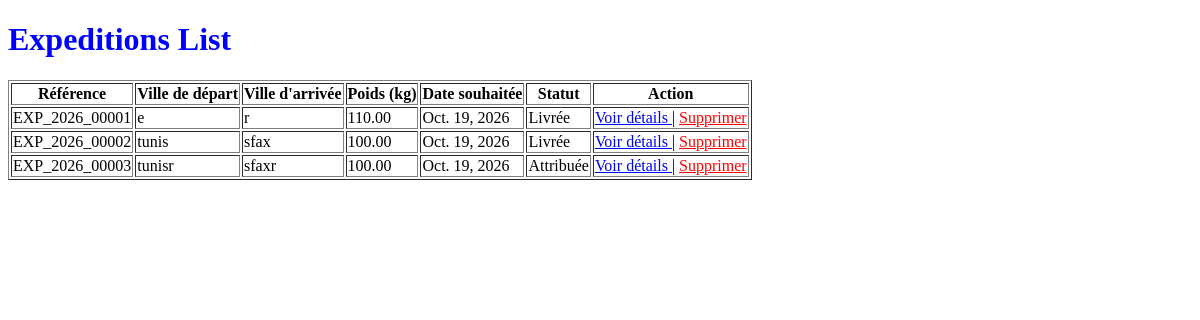
The app's page /expeditions/list/, older data.
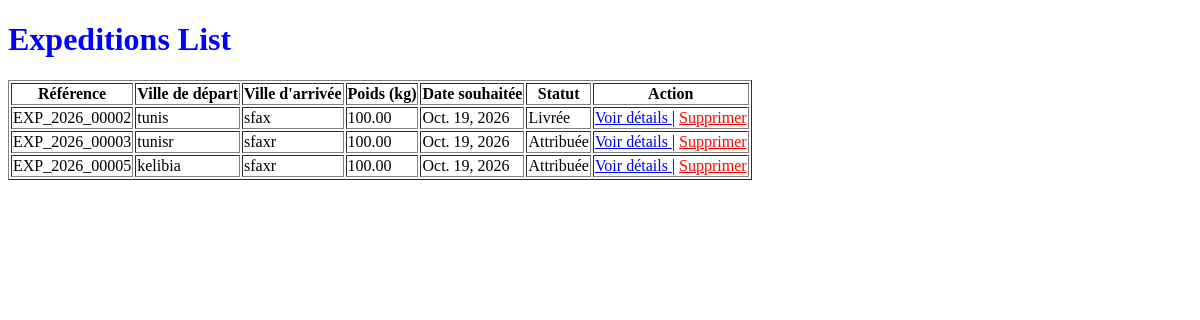
The same page, newer data.
### Exception_App/models.py (models this page shows, shortened)
class Exception(models.Model):
    reference = models.CharField(max_length=20, unique=True, blank=True)
    ville_depart = models.CharField(max_length=100)
    ville_arrivee = models.CharField(max_length=100)
    poids_kg = models.DecimalField(
        max_digits=10,
        decimal_places=2,
        validators=[MinValueValidator(0.01)]
    )
    date_souhaitee = models.DateField()
    description = models.TextField()
    statut = models.CharField(
        max_length=20,
        choices=[
            ('publiee', 'Publiée'),
            ('attribuee', 'Attribuée'),
            ('en_cours', 'En cours'),
            ('livree', 'Livrée'),
            ('annulee', 'Annulée')
        ],
        default='publiee'
    )
    created_at = models.DateTimeField(auto_now_add=True)
    updated_at = models.DateTimeField(auto_now=True)
    entreprise = models.ForeignKey('Entreprise_App.Entreprise', on_delete=models.CASCADE, related_name='exceptions', null=True)

### Exception_App/views.py (the view)
# urls.py: path('list/',listExpeditions,name="list"),
def listExpeditions(request):
    list =Exception.objects.all()
    return render(request,'expedition/list.html',{"liste":list})

### templates/expedition/list.html (shortened to what this page needs)
<!DOCTYPE html>
<html lang="fr">
<head>
</head>
<body>
    <h1 style="color: blue;">Expeditions List</h1>
    <table border="1">
        <thead>
            <tr>
                <th>Référence</th>
                <th>Ville de départ</th>
                <th>Ville d'arrivée</th>
                <th>Poids (kg)</th>
                <th>Date souhaitée</th>
                <th>Statut</th>
                <th>Action</th>
            </tr>
        </thead>
        <tbody>
            {% for expedition in liste %}
            <tr>
                <td>{{ expedition.reference }}</td>
                <td>{{ expedition.ville_depart }}</td>
                <td>{{ expedition.ville_arrivee }}</td>
                <td>{{ expedition.poids_kg }}</td>
                <td>{{ expedition.date_souhaitee }}</td>
                <td>{{ expedition.get_statut_display }}</td>
                <td>
                    <a href="{% url 'expedition:details' expedition.pk %}"
                       style="color: blue;">
                        Voir détails
                    </a>
                    |
                    <form action="{% url 'expedition:supprimer' expedition.pk %}" method="POST" style="display: inline;">
                        <button type="submit"
                                style="color: red; background: none; border: none; padding: 0; cursor: pointer; font-family: inherit; font-size: inherit; text-decoration: underline;"
                                onclick="return confirm('Êtes-vous sûr de vouloir supprimer cette expédition ?');">
                            Supprimer
                        </button>
                    </form>
                </td>
            </tr>
            {% empty %}
            <tr>
                <td colspan="7">Aucune expédition disponible.</td>
            </tr>
            {% endfor %}
        </tbody>
    </table>
</body>
</html>

Row changes from the older to the newer data that the page shows:
removed Exception: reference "EXP_2026_00001", ville_depart "e", ville_arrivee "r", poids_kg "110.00", date_souhaitee "Oct. 19, 2026", statut "Livrée"
added Exception: reference "EXP_2026_00005", ville_depart "kelibia", ville_arrivee "sfaxr", poids_kg "100.00", date_souhaitee "Oct. 19, 2026", statut "Attribuée"
